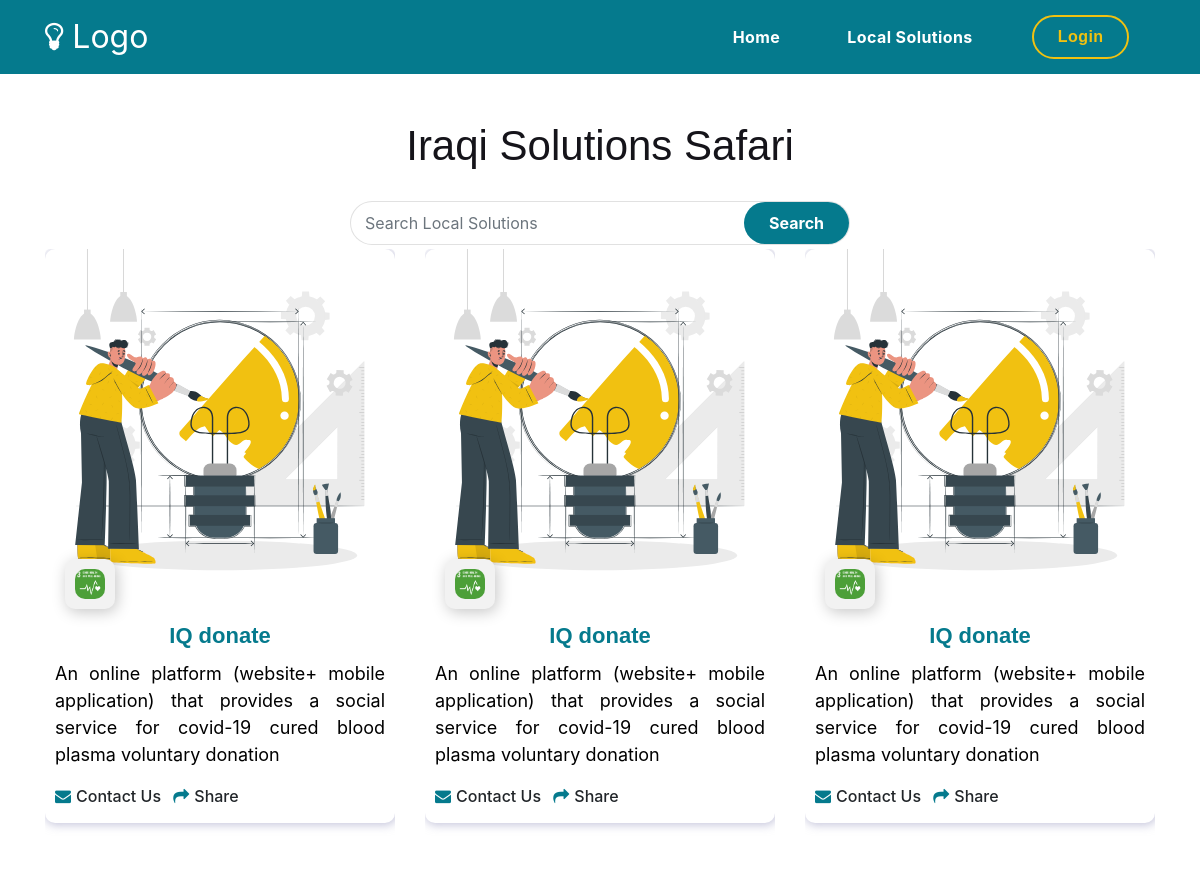
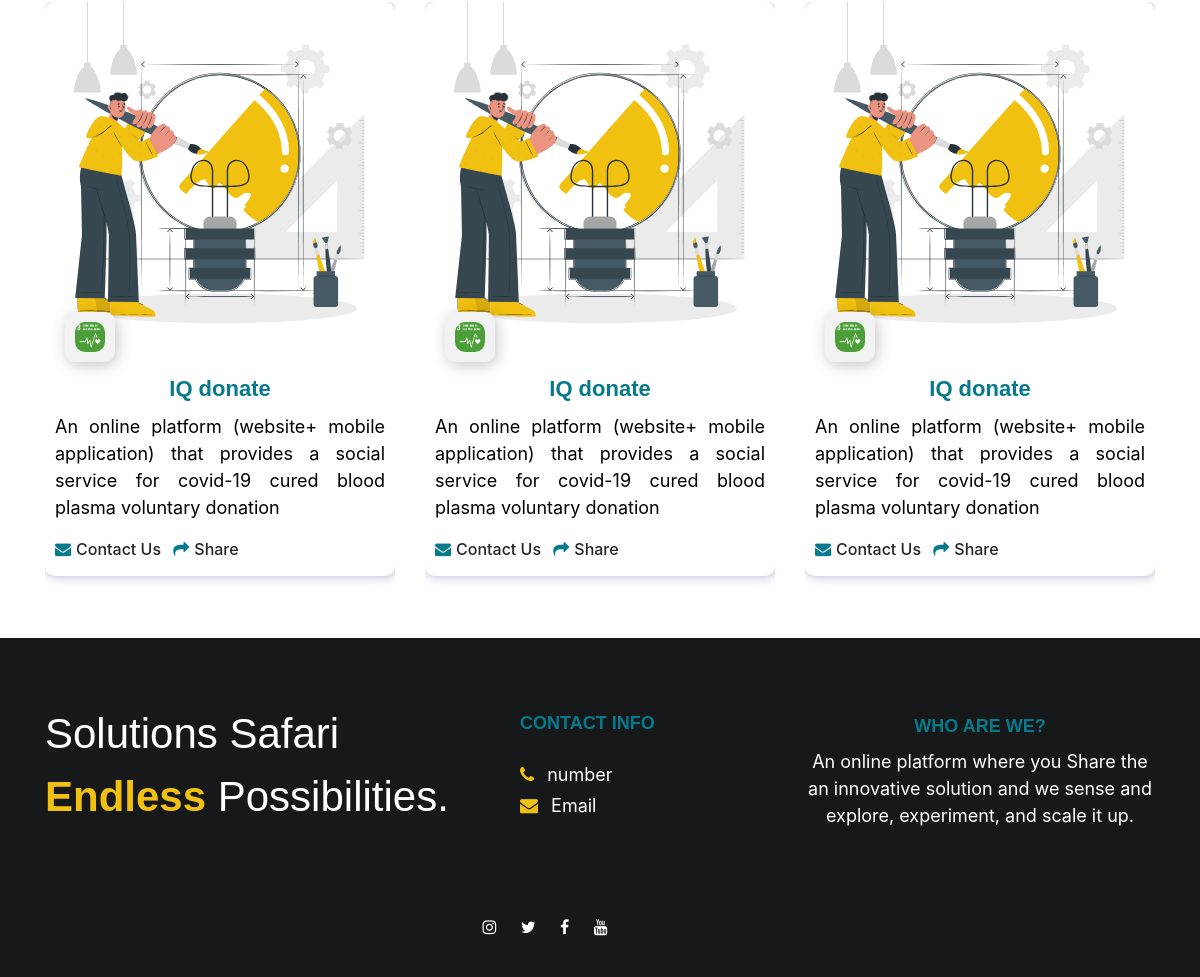
The page /covidprojects on the database its author committed (2 pictures, top to bottom).
### tables this page shows
CREATE TABLE "Local_solution_details" (
	"local_solution_id"	INTEGER NOT NULL UNIQUE,
	"local_solution_name"	TEXT,
	"owner_name"	TEXT NOT NULL,
	"type_of_the_local_solution"	TEXT NOT NULL,
	"province_of_the_local_solution"	TEXT NOT NULL,
	"date_of_finding_the_local_solution"	TEXT NOT NULL,
	"stage_of_the_local_solution"	TEXT NOT NULL,
	"institution"	TEXT NOT NULL,
	"phone_number"	NUMERIC NOT NULL,
	"email"	TEXT NOT NULL,
	"working_area_of_the_local_solution"	TEXT NOT NULL,
	"institutions_the_solution_is_implemented_at"	TEXT NOT NULL,
	"current_partners_of_the_solution"	TEXT NOT NULL,
	"local_solution_description"	TEXT NOT NULL,
	"local_solution_requirements"	TEXT NOT NULL,
	"social_media_links"	TEXT NOT NULL,
	"image_of_local_solution"	TEXT NOT NULL,
	PRIMARY KEY("local_solution_id" AUTOINCREMENT)
);

### app.py (the view)
@app.route("/covidprojects", methods=["GET", "POST"])
def covidprojects():
    if request.method == "POST":
        search_box = request.form.get("search")
        roster = db.execute("SELECT * FROM Local_solution_details WHERE type_of_the_local_solution='covid' AND local_solution_name LIKE ?", "%" + search_box + "%")
        return render_template("covid.html", roster=roster)
    roster = db.execute("SELECT * FROM Local_solution_details WHERE type_of_the_local_solution='covid'")
    return render_template("covid.html", roster=roster)

### templates/covid.html (shortened to what this page needs)
<!DOCTYPE html>
<html lang="en">
<head>
     <link rel="stylesheet" href="../static/css/bootstrap.min.css">
     <link rel="stylesheet" href="../static/css/font-awesome.min.css">
     <link rel="stylesheet" href="../static/css/aos.css">
     <link rel="stylesheet" href="../static/css/owl.carousel.min.css">
     <link rel="stylesheet" href="../static/css/owl.theme.default.min.css">
     <link rel="stylesheet" href="../static/style.css">
</head>
<body>
     <nav class="navbar navbar-expand-lg">
      <div class="container">
          <a class="navbar-brand" href="/">
            <i class="fa fa-lightbulb-o" aria-hidden="true"></i>
            Logo
          </a>
          <div class="collapse navbar-collapse" id="navbarNav">
              <ul class="navbar-nav ml-auto">
                  <li class="nav-item">
                      <a href="/" class="nav-link">Home</a>
                  </li>
                  <li class="nav-item">
                    <a data-toggle="dropdown" id="navbarDropdownMenuLink" href="solutions.html" class="nav-link">Local Solutions
                      </a>
                  </li>
                    {% if session.email %}
                  <li class="nav-item">
                    <a href="/logout" class="nav-link contact">Logout</a>
                  </li>
                  {% else %}
                  <li class="nav-item">
                    <a href="/login" class="nav-link contact">Login</a>
                  </li>
                  {% endif %}
              </ul>
          </div>
      </div>
  </nav>
      <div class="wrapper">
       <div class="search-header">
       <div class="filter-subnav">
       </div>
     </div>
     <section class="blog section-padding">
      <div class="container">
           <div class="row">
                <div class="col-lg-12 col-12 py-0 mt-0 mb-1 text-center">
                  <h1 class="mb-4 mt-0" data-aos="fade-up">Iraqi Solutions Safari </h1>
                  {% if session.admin %}
                <div class="col-lg-12" data-aos="fade-up" data-aos-delay="100">
                  <div class="row">
                      <div class="col-lg-6 col-md-6 col-sm-12 p-0">
                          <input type="text" class="form-control search-slt" id="exampleFormControlSelect1" placeholder="Type A Solution's Name">
                      </div>
                  <div class="col-lg-6 col-md-6 col-sm-12 p-0">
                    <div class="row">
                      <div class="col-lg-3 col-md-3 col-sm-12 p-0">
                        <select class="form-control search-slt" id="exampleFormControlSelect2">
                          <option placeholder="">Stage</option>
                          <option>Sensing and Exploring</option>
                          <option>Experimenting</option>
                          <option>Scaling Up</option>
                          <option>Done</option>
                        </select>
                      </div>
                    <div class="col-lg-3 col-md-3 col-sm-12 p-0">
                      <select class="form-control search-slt" id="exampleFormControlSelect3">
                        <option placeholder="">Province</option>
                        <option value="Province">Baghdad</option>
                        <option value="Province">Anbar</option>
                        <option value="Province">Babil</option>
                        <option value="Province">Basrah</option>
                        <option value="Province">Dahuk</option>
                        <option value="Province">Dhi Qar</option>
                        <option value="Province">Diyala</option>
                        <option value="Province">Erbil</option>
                        <option value="Province">Halabja</option>
                        <option value="Province">Karbala'</option>
                        <option value="province">Kirkuk</option>
                        <option value="province">Maysan</option>
                        <option value="province">Muthanna</option>
                        <option value="province">Najaf</option>
                        <option value="province">Ninawa</option>
                        <option value="province">Qadisiyah</option>
                        <option value="province">Salah ad-Din	</option>
                        <option value="province">Wasit</option>
                      </select>
                    </div>
                      <div class="col-lg-3 col-md-3 col-sm-12 p-0">
                          <select class="form-control search-slt" id="exampleFormControlSelect4">
                            <option placeholder="">SDGs</option>
                            <option>1: No poverty</option>
                            <option>2: Zero hunger</option>
                            <option>3: Good health and well-being</option>
                            <option>4: Quality education</option>
                            <option>5: Gender equality</option>
                            <option>6: Clean water and sanitation</option>
                            <option>7: Affordable and clean energy</option>
                            <option>8: Decent work and economic growth</option>
                            <option>9: Industry, Innovation, and Infrastructure</option>
                            <option>10: Reducing inequalities</option>
                            <option>11: Sustainable cities and communities</option>
                            <option>12: Responsible consumption and production</option>
                            <option>13: Climate action</option>
                            <option>14: Life below water</option>
                            <option>15: Life on land</option>
                            <option>16: Peace, justice and strong institutions</option>
                            <option>17: Partnership for the goals</option>
                          </select>
                      </div>
                      <div class="col-lg-3 col-md-3 col-sm-12 p-0">
                        <button type="button" class="wrn-btn" >Search</button>
                      </div>
                    </div>
                  </div>
              </div>
          </div>
                  {% else %}
                <form action="/covidprojects" data-aos="fade-up" data-aos-delay="100" method="POST">
                <div class="input-group" id="search-solutions"data-aos="fade-up" data-aos-delay="50">
                <input name="search" type="text" class="form-control" placeholder="Search Local Solutions">
                <div class="input-group-append">
                 <button type="submit" class="input-group-text btn" style="font-weight: bold; ">Search</button>
                </div>
                </div>
              </form>
              {% endif %}
                </div>
                {% for post in roster %}
                <div class="col-lg-4 col-md-4 col-12 mb-4 mt-0">
                  <div class="blog-header" data-aos="fade-up" data-aos-delay="100">
                    <div class="feature-box">
                      <div class="feature-img">
                          <img src={{post["image_of_local_solution"]}} object-fit:cover>
                          <div class="category">
                              <div class="b"><p><img src="../static/images/health.png"></p></div>
                          </div>
                          <div class="details">
                              <h4 class="name" style="font-size: 22px;">{{ post["local_solution_name"] }}</h4>
                              <p>{{ post["local_solution_description"] }}</p>
                                  <div>
                                      <span style="font-weight: 500; margin-right: 8px;" ><i class="fa fa-envelope" aria-hidden="true"></i>Contact Us  </span>
                                      <span style="font-weight: 500;" ><i class="fa fa-share" aria-hidden="true"></i>Share </span>
                                  </div>
                          </div>
                      </div>
                    </div>
                  </div>
                </div>
                {% endfor %}
                             </div>
          </div>
        </div>
     <footer class="site-footer">
      <div class="container">
        <div class="row">
          <div class="col-lg-5 mx-lg-auto col-md-8 col-10 mt-3" >
            <h1 class="text-white" data-aos="fade-up" data-aos-delay="100" >Solutions Safari <strong>Endless</strong> Possibilities.</h1>
          </div>
          <div class="col-lg-3 col-md-6 col-12" data-aos="fade-up" data-aos-delay="100">
            <h4 class="my-4" >CONTACT INFO</h4>
            <p class="mb-1" >
               <i class="fa fa-phone mr-2 footer-icon"></i>
              <a href="#">number</a>
            </p>
            <p><a href="">
                <i class="fa fa-envelope mr-2 footer-icon"></i>
                Email
              </a></p>
          </div>
          <div class="col-lg-4 mx-lg-auto text-center col-md-8 col-12" data-aos="fade-up" data-aos-delay="300" >
            <h4><br>WHO ARE WE?</h4>
            <p><a href="#">
                An online platform where you Share the an innovative solution and we sense and explore, experiment, and scale it up.
           </a></p>
           </div>
          <div class="col-lg-3 mx-lg-auto col-md-6 col-12" data-aos="fade-up" data-aos-delay="500">
            <ul class="social-icon">
              <li><a href="#" class="fa fa-instagram"></a></li>
              <li><a href="" class="fa fa-twitter"></a></li>
              <li><a href="" class="fa fa-facebook"></i></a></li>
              <li><a href="" class="fa fa-youtube"></i></a></li>
            </ul>
          </div>
        </div>
      </div>
    </footer>
</body>
</html>

### static/style.css (style rules this page uses)
body { background: white; font-family: 16px !important; }
h1,h2,h3,h4,h5,h6 { font-family: 'Plain-Regular', sans-serif !important; line-height: inherit; }
h1 { color: #15141a; font-size: 42px; }
h4 { color: #057a8d; font-family: 16px !important; font-size: 18px; font-weight: 600; }
p { color: black; font-size: 18px; line-height: 1.5em; }
b, strong { letter-spacing: 0; color: #f1c111; }
.navbar-expand-lg .navbar-nav .nav-link.contact { border: 2px solid #f1c111; border-radius: 100px; color: #f1c111; font-family: 'Plain-Bold', sans-serif; padding: 0.6em 2em 0.8em 2em; }
* { box-sizing: border-box; }
a { color: #404040; font-weight: normal; text-decoration: none; }
.section-padding { padding: 0.5em 0; }
.navbar { background: #057a8d; z-index: 2; top: 0; right: 0; left: 0; padding: 0ز5em; }
.navbar-brand { color: white; font-size: 32px; }
.nav-link { color: white; font-size: 16px !important; letter-spacing: 0.4px; margin: 0 1.6em; padding: 0.6em; font-weight: bold; }
.navbar-expand-lg .navbar-nav .nav-link.contact { border: 2px solid #f1c111; border-radius: 100px; color: #f1c111; font-family: 'Plain-Bold', sans-serif; padding: 0.5em 1.5em 0.5em 1.5em; }
.search-header { position: relative; display: flex; -ms-flex-direction: column; flex-direction: column; -ms-flex-align: center; align-items: center; }
.filter-subnav { background: #fff; position: relative; padding-top: 16px; padding-left: 20px; padding-right: 20px; }
.blog-header { border-radius: 5px; position: relative; overflow: hidden; }
.blog-header img { border-radius: 5px; display: block; }
.feature-img img { width: 100%; }
.category { width: 50px; height: 50px; background:#F2F2F2; color: white; font-size: large; font-weight: 650; border-radius: 10px; padding: 10px; Box-shadow: 2px 3px 15px #0000003a; position: relative; left: 20px; bottom: 40px; }
.feature-img { position: relative; }
.details { padding-top: 0px; padding-left: 10px; padding-right: 10px; padding-bottom: 15px; text-align: justify; border: 0px; }
.details h4 { font-weight: 600; margin-top: -30px; text-align: center; padding-top: -30px; }
.details .fa { margin-right: 5px; color: #057a8d; }
.feature-box { box-shadow: 1px 1px 10px 1px rgba(161, 161, 196, 0.61); margin-bottom: 30px; border-radius: 10px; cursor: pointer; transition: 1s; }
.feature-box img { border-radius: 10px; }
#search-solutions { margin: auto; width: 90%; max-width: 500px; border-radius: 30px; padding: 0; background: white; border: solid 1px rgba(128, 128, 128, 0.24); }
#search-solutions .form-control { border: 0 ; border-radius: 30px ; margin: 2px; box-shadow: thistle ; }
#search-solutions .input-group-text { background-color: #057a8d; border: 0 ; color: white ; padding: 0 25px; border-radius: 30px ; box-shadow: none; }
.site-footer { background: #171819; padding: 3em 0 2em 0; }
.site-footer a { color: white; }
.site-footer a:hover, .footer-icon { color: #f1c111; }
.social-icon { position: relative; padding: 0; margin: 4em 0 0 0; }
.social-icon li { display: inline-block; list-style: none; }
.social-icon li a { text-decoration: none; display: inline-block; font-size: 16px; margin: 10px; text-align: center; }

### rows shown on the page
Local_solution_details: image_of_local_solution (picture), local_solution_name "IQ donate", local_solution_description "An online platform (website+ mobile application) that provides a social service for covid-19 cured blood plasma voluntary donation"
Local_solution_details: image_of_local_solution (picture), local_solution_name "IQ donate", local_solution_description "An online platform (website+ mobile application) that provides a social service for covid-19 cured blood plasma voluntary donation"
Local_solution_details: image_of_local_solution (picture), local_solution_name "IQ donate", local_solution_description "An online platform (website+ mobile application) that provides a social service for covid-19 cured blood plasma voluntary donation"
Local_solution_details: image_of_local_solution (picture), local_solution_name "IQ donate", local_solution_description "An online platform (website+ mobile application) that provides a social service for covid-19 cured blood plasma voluntary donation"
Local_solution_details: image_of_local_solution (picture), local_solution_name "IQ donate", local_solution_description "An online platform (website+ mobile application) that provides a social service for covid-19 cured blood plasma voluntary donation"
Local_solution_details: image_of_local_solution (picture), local_solution_name "IQ donate", local_solution_description "An online platform (website+ mobile application) that provides a social service for covid-19 cured blood plasma voluntary donation"
